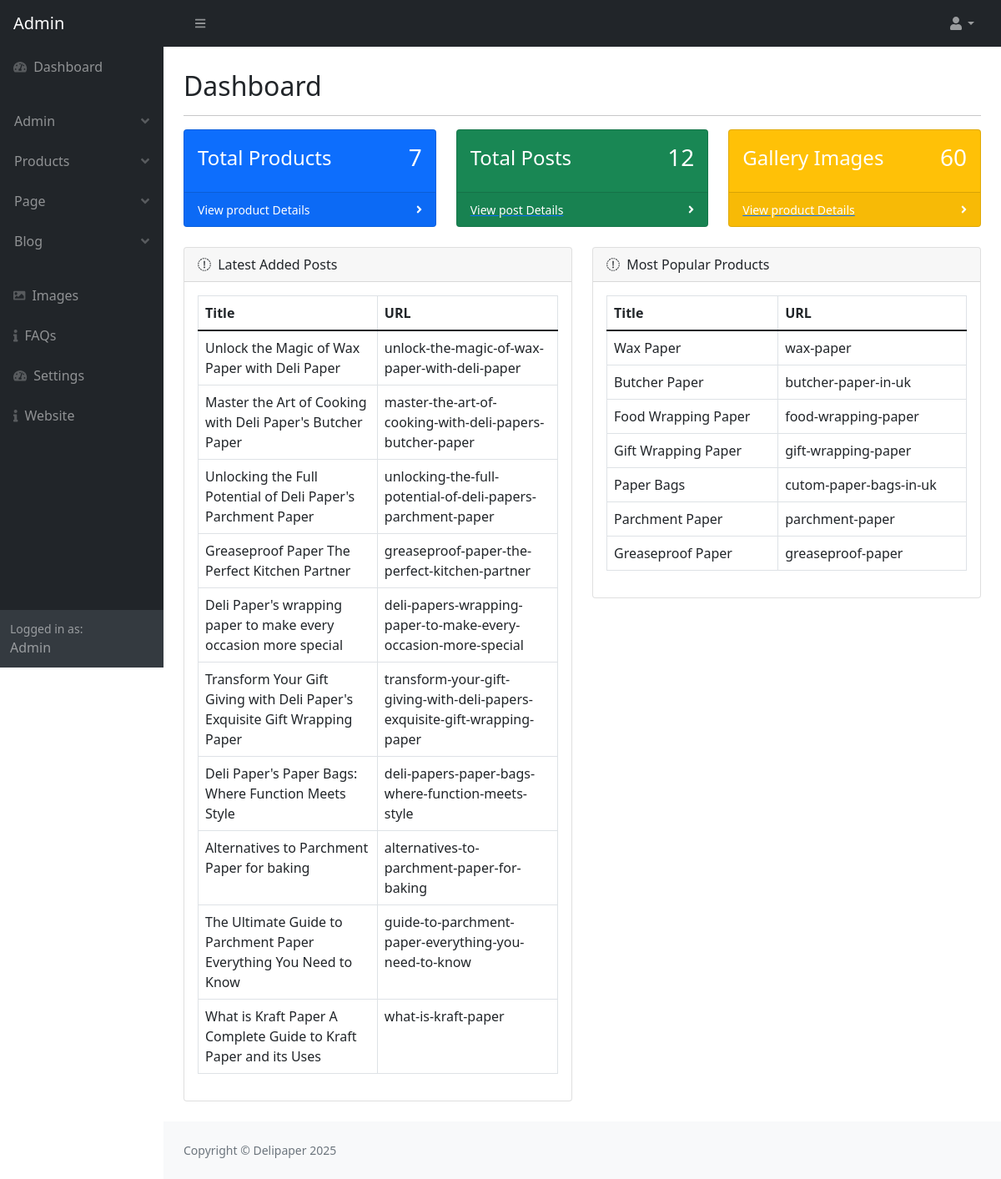
Before: /admin/index.php (signed in) with the older database file.
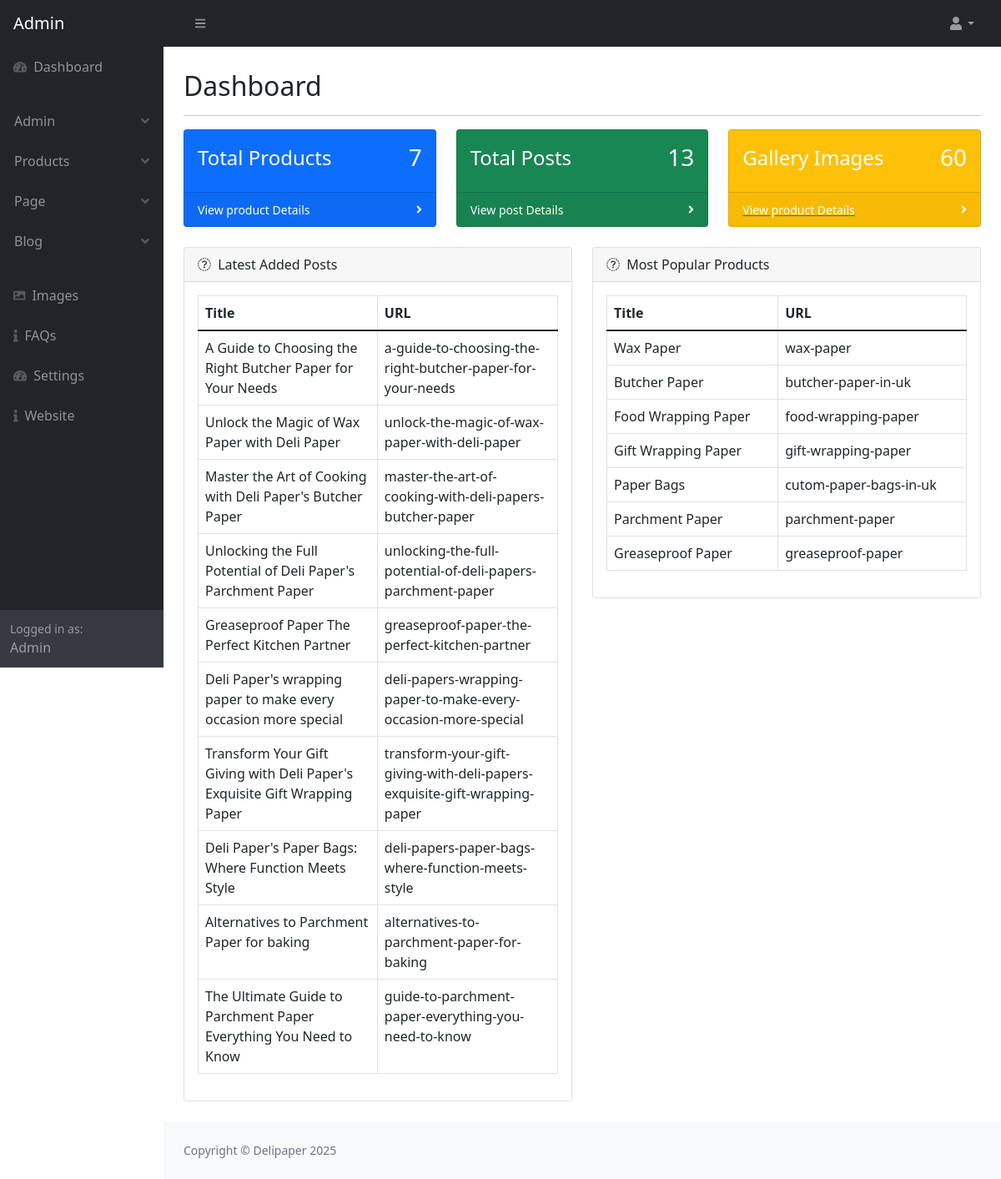
After: the same page with the newer database file.
### tables this page shows
CREATE TABLE `post` (
  `post_id` int(11) NOT NULL AUTO_INCREMENT,
  `category_id` int(11) NOT NULL,
  `post_title` varchar(500) NOT NULL,
  `post_url` varchar(500) NOT NULL,
  `post_content` text NOT NULL,
  `post_thumbnail` varchar(500) NOT NULL,
  `post_views` int(11) NOT NULL,
  `post_date` varchar(255) NOT NULL,
  `post_status` varchar(255) NOT NULL,
  `post_index` varchar(255) NOT NULL,
  PRIMARY KEY (`post_id`)
);

CREATE TABLE `product` (
  `product_id` int(11) NOT NULL AUTO_INCREMENT,
  `product_name` varchar(255) NOT NULL,
  `product_url` varchar(255) DEFAULT NULL,
  `product_short_description` text NOT NULL,
  `product_content` text DEFAULT NULL,
  `product_thumbnail` varchar(255) DEFAULT NULL,
  `product_image1` varchar(500) NOT NULL,
  `product_image2` varchar(500) NOT NULL,
  `product_meta_title` varchar(255) DEFAULT NULL,
  `product_meta_description` text DEFAULT NULL,
  `product_meta_keywords` text DEFAULT NULL,
  `product_status` enum('active','inactive') DEFAULT 'active',
  `created_at` timestamp NOT NULL DEFAULT current_timestamp(),
  `updated_at` timestamp NOT NULL DEFAULT current_timestamp() ON UPDATE current_timestamp(),
  `product_index` varchar(255) NOT NULL,
  PRIMARY KEY (`product_id`)
);

### admin/index.php (the view, shortened to what the changed rows need)
<?php require_once('parts/top.php'); ?>
</head>
<body class="sb-nav-fixed">
    <div id="layoutSidenav">
        <div id="layoutSidenav_content">
            <main>
                <div class="container-fluid px-4">
                    <br>
                    <h2 class="mt-1">Dashboard</h2>
                    <div class="row">
                        <?php
                        require_once('parts/db.php');
                        $select_post = "SELECT * FROM post ";
                        $run_post = mysqli_query($conn, $select_post);
                        $total_post = mysqli_num_rows($run_post);
                        ?>
                        <div class="col-xl-4 col-md-6">
                            <div class="card bg-success text-white mb-4">
                                <div class="card-body d-flex justify-content-between align-items-center">
                                    <h4>Total Posts</h4>
                                    <h3><?php echo $total_post; ?></h3>
                                </div>
                            </div>
                        </div>
                    </div>
                    <div class="row">
                        <div class="col-xl-6">
                            <div class="card mb-4">
                                <div class="card-body">
                                    <table class="table table-hover table-bordered">
                                        <thead>
                                            <tr>
                                                <th>Title</th>
                                                <th>URL</th>
                                            </tr>
                                        </thead>
                                        <tbody>
                                            <?php
                                            require_once('parts/db.php');
                                            $select = "SELECT * FROM post ORDER BY post_id DESC LIMIT 10";
                                            $run = mysqli_query($conn, $select);
                                            while ($row = mysqli_fetch_array($run)) {
                                                $post_title = $row['post_title'];
                                                $post_url = $row['post_url'];
                                            ?>
                                            <tr>
                                                <td><?php echo $post_title; ?></td>
                                                <td><?php echo $post_url; ?></td>
                                            </tr>
                                            <?php    } ?>
                                        </tbody>
                                    </table>
                                </div>
                            </div>
                        </div>
                        <div class="col-xl-6">
                            <div class="card mb-4">
                                <div class="card-body">
                                    <table class="table table-hover table-bordered">
                                        <thead>
                                            <tr>
                                                <th>Title</th>
                                                <th>URL</th>
                                            </tr>
                                        </thead>
                                        <tbody>
                                            <?php
                                            require_once('parts/db.php');
                                            $select = "SELECT * FROM product ";
                                            $run = mysqli_query($conn, $select);
                                            while ($row = mysqli_fetch_array($run)) {
                                                $product_name = $row['product_name'];
                                                $product_url = $row['product_url'];
                                            ?>
                                            <tr>
                                                <td><?php echo $product_name; ?></td>
                                                <td><?php echo $product_url; ?></td>
                                            </tr>
                                            <?php    } ?>
                                        </tbody>
                                    </table>
                                </div>
                            </div>
                        </div>
                    </div>
                </div>
            </main>
        </div>
    </div>
</body>
</html>

Changed rows visible on the page:
no longer on this page (row unchanged): post: post_title "What is Kraft Paper A Complete Guide to Kraft Paper and its Uses", post_url "what-is-kraft-paper"
added post: post_title "A Guide to Choosing the Right Butcher Paper for Your Needs", post_url "a-guide-to-choosing-the-right-butcher-paper-for-your-needs"
Other visible differences:
$total_post: "12" → "13"
